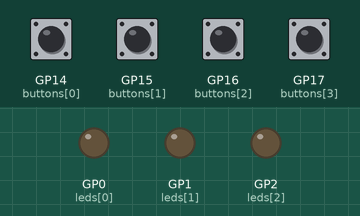
A program run on a simulated Raspberry Pi Pico running MicroPython. Shown: output pins drawn as LEDs (lit = HIGH). The test bench sets the inputs (shaded band); at power-on: GP14 (buttons[0]), GP15 (buttons[1]), GP16 (buttons[2]), GP17 (buttons[3]) HIGH. What the program prints to the serial console is not drawn.

Above: at 1.2 s.
1.3 s: GP14 (buttons[0]) pulled LOW for 0.15 s
At 2.0 s:
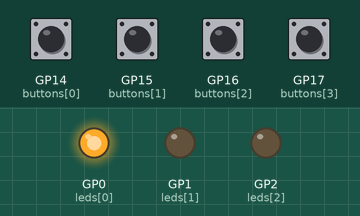
2.9 s: GP15 (buttons[1]) pulled LOW for 0.15 s
At 3.5 s:
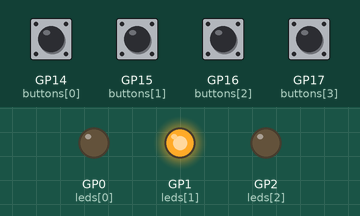
4.5 s: GP16 (buttons[2]) pulled LOW for 0.15 s
At 4.9 s:
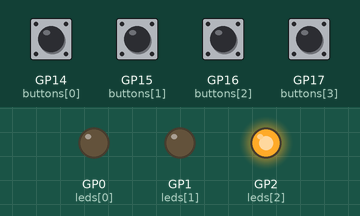
6.1 s: GP17 (buttons[3]) pulled LOW for 0.15 s
At 7.4 s:
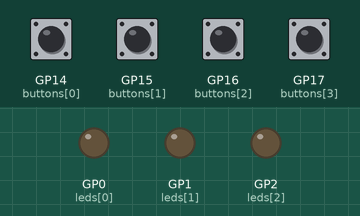
7.7 s: GP14 (buttons[0]) pulled LOW for 1 s
At 9.2 s:
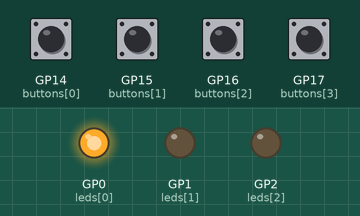
10.2 s: GP15 (buttons[1]) pulled LOW for 1 s
At 11.5 s:
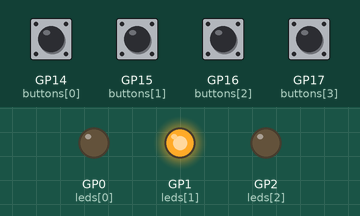
Timing chart, 0 to 13.2 s (numbered marks = the images above; inputs shaded):
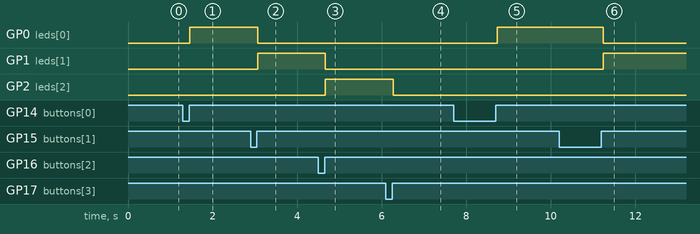

The program:

button.py
```python
import machine
import utime

# Định nghĩa các chân GPIO cho 4 nút nhấn và 3 LED
button_pins = [14, 15, 16, 17]  # Nút 1, 2, 3, 4
led_pins = [0, 1, 2]            # LED 1, 2, 3

# Khởi tạo các đối tượng Pin cho nút nhấn (pull-up) và LED (output)
buttons = [machine.Pin(pin, machine.Pin.IN, machine.Pin.PULL_UP) for pin in button_pins]
leds = [machine.Pin(pin, machine.Pin.OUT) for pin in led_pins]

# Biến lưu trạng thái trước đó và biến đếm cho từng nút
previous_states = [1] * len(buttons)  # Mặc định là 1 (nhả, do pull-up)
change_counts = [0] * len(buttons)   # Biến đếm số lần thay đổi trạng thái
# Hàm tắt tất cả LED
def turn_off_all_leds():
    for led in leds:
        led.value(0)
# Hàm kiểm tra và điều khiển LED dựa trên nhấn-nhả
def check_buttons():
    global previous_states, change_counts
    for i, button in enumerate(buttons):
        current_state = button.value()
        # Kiểm tra nếu trạng thái thay đổi
        if current_state != previous_states[i]:
            change_counts[i] += 1  # Tăng biến đếm
            previous_states[i] = current_state  # Cập nhật trạng thái trước đó
            # Nếu biến đếm đạt 2 (một lần nhấn và một lần nhả)
            if change_counts[i] == 2:
                if i < 3:  # Nút 1, 2, 3 điều khiển LED tương ứng
                    turn_off_all_leds()
                    leds[i].value(1)  # Bật LED tương ứng
                    print(f"LED {i+1} sáng")
                else:  # Nút 4 tắt tất cả LED
                    for led in leds:
                        led.value(0)  # Tắt tất cả LED
                    print("Nút 4 đã nhấn-nhả, LED tắt")
                change_counts[i] = 0  # Reset biến đếm

# Tắt tất cả LED khi khởi động
turn_off_all_leds()

# Vòng lặp chính
while True:
    check_buttons()
    utime.sleep(0.05)  # Đợi 50ms để tránh đọc quá nhanh
```

Measured:
- after the input at 1.3 s, GP0 (leds[0]): LOW → HIGH after 0.16 s
- after the input at 2.9 s, GP0 (leds[0]): HIGH → LOW after 0.16 s; GP1 (leds[1]): LOW → HIGH after 0.16 s
- after the input at 4.5 s, GP1 (leds[1]): HIGH → LOW after 0.17 s; GP2 (leds[2]): LOW → HIGH after 0.17 s
- after the input at 6.1 s, GP2 (leds[2]): HIGH → LOW after 0.18 s
- after the input at 7.7 s, GP0 (leds[0]): LOW → HIGH after 1.0 s
- after the input at 10.2 s, GP0 (leds[0]): HIGH → LOW after 1.0 s; GP1 (leds[1]): LOW → HIGH after 1.0 s
